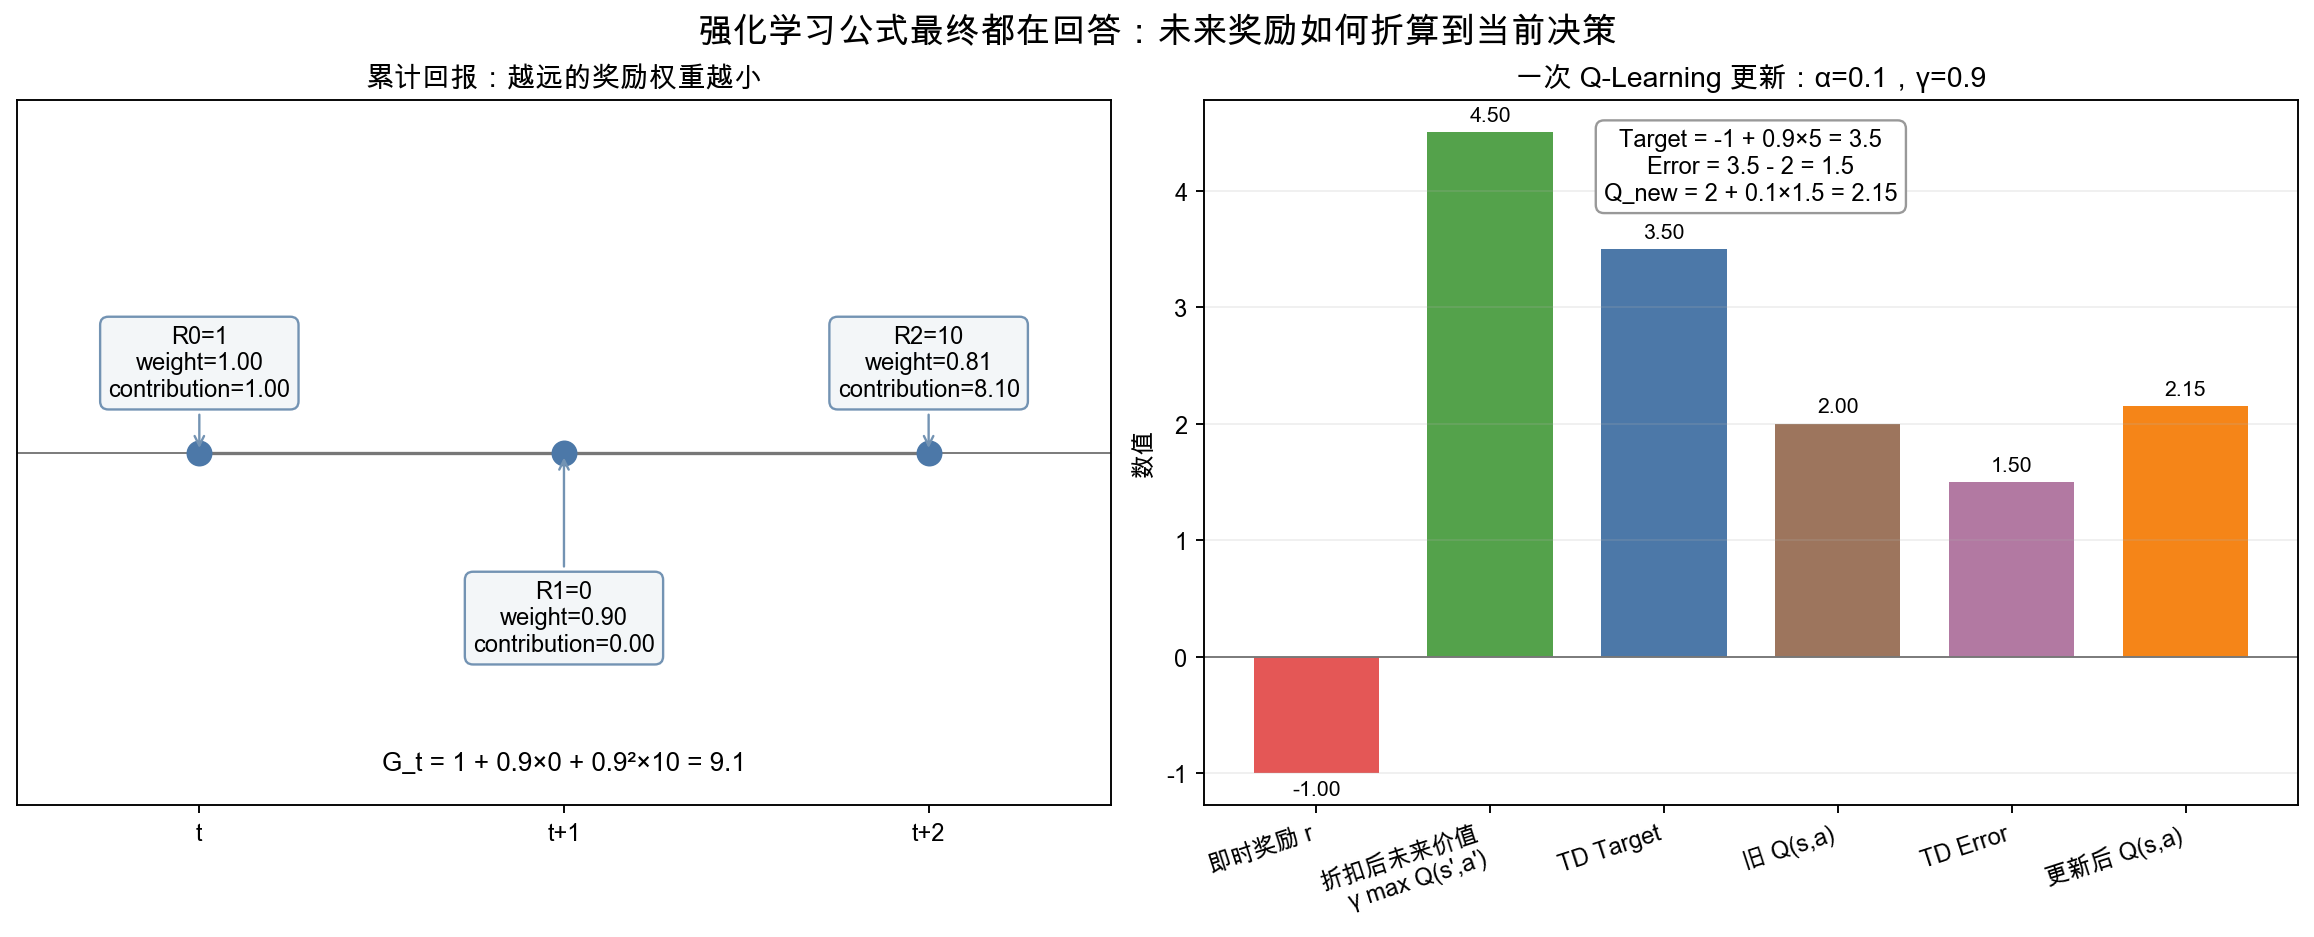

Generate this figure with Python:
#!/usr/bin/env python3
"""生成累计折扣回报与 Q-Learning 单步更新示意图。"""
from pathlib import Path

import matplotlib
matplotlib.use("Agg")
import matplotlib.font_manager as fm
import matplotlib.pyplot as plt
import numpy as np

FONT_CANDIDATES = ["PingFang SC", "Microsoft YaHei", "Noto Sans CJK SC", "WenQuanYi Micro Hei", "Source Han Sans SC"]
FONT_PATHS = ["/Library/Fonts/Arial Unicode.ttf", "/System/Library/Fonts/STHeiti Light.ttc", "C:/Windows/Fonts/msyh.ttc", "/usr/share/fonts/opentype/noto/NotoSansCJK-Regular.ttc"]
for font_path in FONT_PATHS:
    if Path(font_path).exists():
        fm.fontManager.addfont(font_path)
available = {font.name for font in fm.fontManager.ttflist}
font_name = next((name for name in FONT_CANDIDATES if name in available), None)
if font_name is None:
    installed_path = next((path for path in FONT_PATHS if Path(path).exists()), None)
    font_name = fm.FontProperties(fname=installed_path).get_name() if installed_path else "DejaVu Sans"
plt.rcParams["font.family"] = font_name
plt.rcParams["axes.unicode_minus"] = False

rewards = np.array([1.0, 0.0, 10.0])
gamma = 0.9
weights = gamma ** np.arange(len(rewards))
contributions = rewards * weights

fig, (ax_timeline, ax_update) = plt.subplots(1, 2, figsize=(13.5, 5.4), dpi=170, constrained_layout=True)

x = np.arange(3)
ax_timeline.axhline(0, color="#777777", linewidth=0.8)
ax_timeline.plot(x, np.zeros_like(x), color="#777777", linewidth=1.4)
ax_timeline.scatter(x, np.zeros_like(x), s=100, color="#4C78A8", zorder=3)
for index, (reward, weight, contribution) in enumerate(zip(rewards, weights, contributions)):
    ax_timeline.annotate(
        f"R{index}={reward:g}\nweight={weight:.2f}\ncontribution={contribution:.2f}",
        (index, 0), xytext=(0, 38 if index % 2 == 0 else -70), textcoords="offset points",
        ha="center", va="center", fontsize=10,
        bbox={"boxstyle": "round,pad=0.35", "facecolor": "#F3F6F8", "edgecolor": "#7393B3"},
        arrowprops={"arrowstyle": "->", "color": "#7393B3"},
    )
ax_timeline.set_xlim(-0.5, 2.5)
ax_timeline.set_ylim(-1.1, 1.1)
ax_timeline.set_yticks([])
ax_timeline.set_xticks(x, ["t", "t+1", "t+2"])
ax_timeline.set_title("累计回报：越远的奖励权重越小", weight="bold")
ax_timeline.text(0.5, 0.05, "G_t = 1 + 0.9×0 + 0.9²×10 = 9.1", transform=ax_timeline.transAxes,
                 ha="center", fontsize=11, weight="bold")

labels = ["即时奖励 r", "折扣后未来价值\nγ max Q(s',a')", "TD Target", "旧 Q(s,a)", "TD Error", "更新后 Q(s,a)"]
values = [-1.0, 4.5, 3.5, 2.0, 1.5, 2.15]
colors = ["#E45756", "#54A24B", "#4C78A8", "#9D755D", "#B279A2", "#F58518"]
bars = ax_update.bar(np.arange(len(labels)), values, color=colors, width=0.72)
ax_update.axhline(0, color="#777777", linewidth=0.8)
ax_update.set_xticks(np.arange(len(labels)), labels, rotation=18, ha="right")
ax_update.set_ylabel("数值")
ax_update.set_title("一次 Q-Learning 更新：α=0.1，γ=0.9", weight="bold")
ax_update.grid(axis="y", alpha=0.2)
ax_update.bar_label(bars, fmt="%.2f", padding=3, fontsize=9)
ax_update.text(0.5, 0.96, "Target = -1 + 0.9×5 = 3.5\nError = 3.5 - 2 = 1.5\nQ_new = 2 + 0.1×1.5 = 2.15",
               transform=ax_update.transAxes, ha="center", va="top", fontsize=10,
               bbox={"boxstyle": "round,pad=0.35", "facecolor": "white", "edgecolor": "#999999"})

fig.suptitle("强化学习公式最终都在回答：未来奖励如何折算到当前决策", fontsize=15, weight="bold")
output = Path(__file__).resolve().parent / "rl_return_timeline.png"
fig.savefig(output, bbox_inches="tight")
print(f"saved to {output}")
